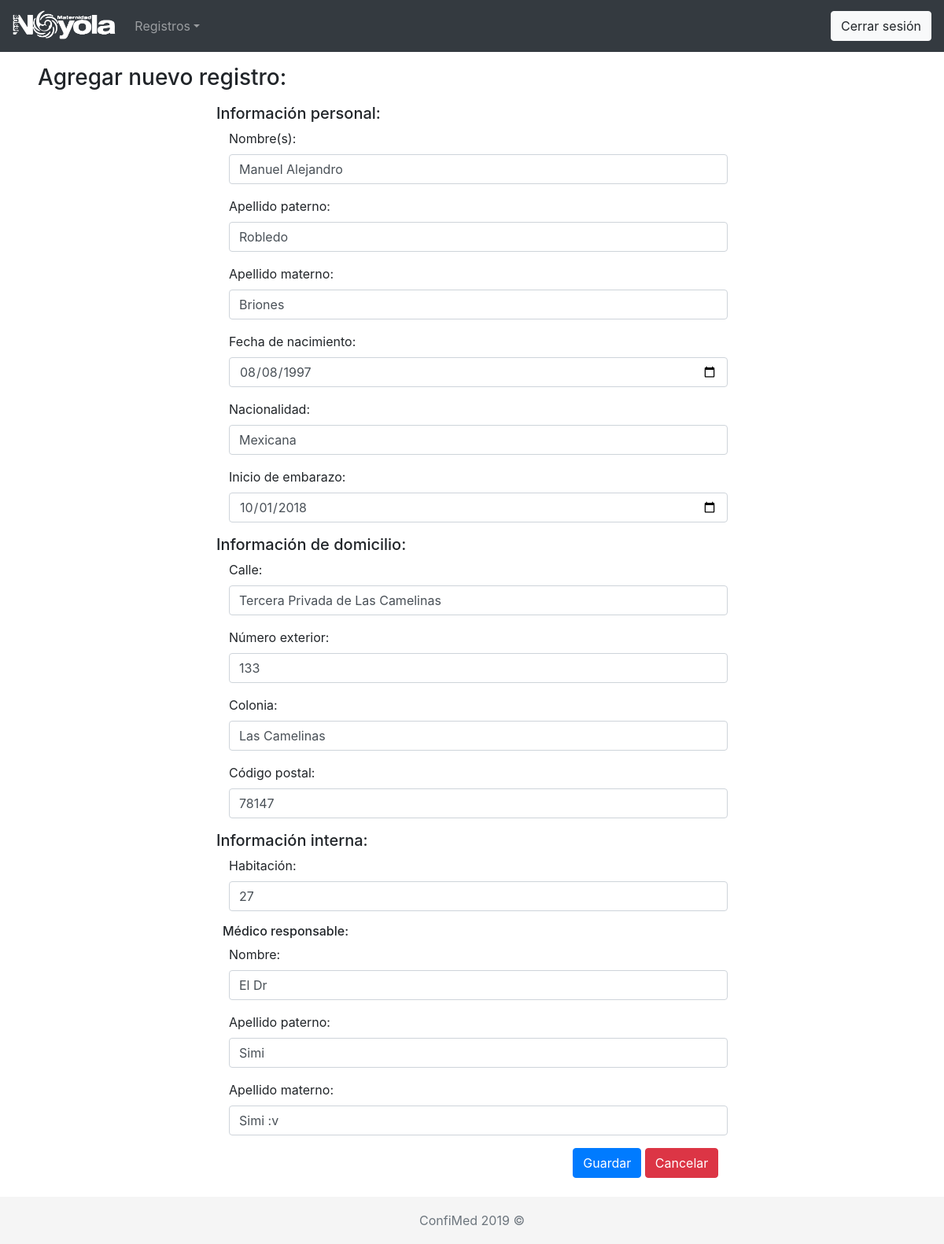
/a_madre.php?id=10, run on the app's committed database.
### tables this page shows
CREATE TABLE `madres` (
  `id` int(11) NOT NULL,
  `nombre` text NOT NULL,
  `a_paterno` text NOT NULL,
  `a_materno` text NOT NULL,
  `fecha_nacimiento` text NOT NULL,
  `nacionalidad` text NOT NULL,
  `inicio_embarazo` text NOT NULL,
  `num_exterior` text NOT NULL,
  `calle` text NOT NULL,
  `colonia` text NOT NULL,
  `cod_postal` text NOT NULL,
  `habitacion` text NOT NULL,
  `med_nombre` text NOT NULL,
  `med_a_paterno` text NOT NULL,
  `med_a_materno` text NOT NULL
);

### a_madre.php (the view, shortened to what this page needs)
<?php
include('conexion.php');
if($_SERVER['REQUEST_METHOD'] == 'GET')
{
    $id = filter_input(INPUT_GET, 'id', FILTER_SANITIZE_STRING);
    $sql = "SELECT * FROM `madres` WHERE id = :id";
    $sentencia = $conexion->prepare($sql);
    $sentencia->bindValue(':id',$id);
    $resultado = $sentencia->execute();
    $datos = $sentencia->fetchAll();
    if($datos == false)
    {
        echo "<script>";
        echo "window.close();";
        echo "</script>";
    }
    else
    {
        $to_show = $datos[0];
    }
}
?>
<?php include('encabezado.php');?>
<h3 class="ml-5 mt-3">Agregar nuevo registro:</h3>
        <div class="container mt-3">
            <form action="" method="post">
                <?php if(isset($to_show)): ?>
                    <h5 class="mt-3">Información personal:</h5>
                    <div class="form-group ml-3">
                        <label for="nombre">Nombre(s):</label>
                        <input type="text" placeholder="Nombre" class="form-control" id="nombre" name="nombre" value="<?=$to_show['nombre']?>" required autofocus>
                    </div>
                    <div class="form-group ml-3">
                        <label for="a_paterno">Apellido paterno:</label>
                        <input type="text" placeholder="Apellido paterno" class="form-control" id="a_paterno" name="a_paterno" value="<?=$to_show['a_paterno']?>" required>
                    </div>
                    <div class="form-group ml-3">
                        <label for="a_materno">Apellido materno:</label>
                        <input type="text" placeholder="Apellido materno" class="form-control" id="a_materno" name="a_materno" value="<?=$to_show['a_materno']?>" required>
                    </div>
                    <div class="form-group ml-3">
                        <label for="fecha_nacimiento">Fecha de nacimiento:</label>
                        <input type="date"  class="form-control" id="fecha_nacimiento" name="fecha_nacimiento" value="<?=$to_show['fecha_nacimiento']?>" required>
                    </div>
                    <div class="form-group ml-3">
                        <label for="nacionalidad">Nacionalidad:</label>
                        <input type="text" placeholder="Nacionalidad" class="form-control" id="nacionalidad" name="nacionalidad" value="<?=$to_show['nacionalidad']?>" required>
                    </div>
                    <div class="form-group ml-3">
                        <label for="inicio_embarazo">Inicio de embarazo:</label>
                        <input type="date" class="form-control" id="inicio_embarazo" name="inicio_embarazo" value="<?=$to_show['inicio_embarazo']?>" required>
                    </div>
                    <h5 class="mt-3">Información de domicilio:</h5>
                    <div class="form-group ml-3">
                        <label for="calle">Calle:</label>
                        <input type="text" placeholder="Calle" class="form-control" id="calle" name="calle" value="<?=$to_show['calle']?>" required>
                    </div>
                    <div class="form-group ml-3">
                        <label for="num_exterior">Número exterior:</label>
                        <input type="text" placeholder="Número exterior" class="form-control" id="num_exterior"  name="num_exterior" value="<?=$to_show['num_exterior']?>" required>
                    </div>
                    <div class="form-group ml-3">
                        <label for="colonia">Colonia:</label>
                        <input type="text" placeholder="Colonia" class="form-control" id="colonia" name="colonia" value="<?=$to_show['colonia']?>" required>
                    </div>
                    <div class="form-group ml-3">
                        <label for="cod_postal">Código postal:</label>
                        <input type="text" placeholder="Código postal" class="form-control" id="cod_postal" name="cod_postal" value="<?=$to_show['cod_postal']?>" required>
                    </div>
                    <h5 class="mt-3">Información interna:</h5>
                    <div class="form-group ml-3">
                        <label for="habitacion">Habitación:</label>
                        <input type="text" placeholder="Habitación" class="form-control" id="habitacion" name="habitacion" value="<?=$to_show['habitacion']?>" required>
                    </div>
                    <h6 class="mt-3 ml-2">Médico responsable:</h6>
                    <div class="form-group ml-3">
                        <label for="med_nombre">Nombre:</label>
                        <input type="text" placeholder="Nombre" class="form-control" id="med_nombre" name="med_nombre" value="<?=$to_show['med_nombre']?>" required>
                    </div>
                    <div class="form-group ml-3">
                        <label for="med_a_paterno">Apellido paterno:</label>
                        <input type="text" placeholder="Apellido paterno" class="form-control" id="med_a_paterno" name="med_a_paterno" value="<?=$to_show['med_a_paterno']?>" required>
                    </div>
                    <div class="form-group ml-3">
                        <label for="med_a_materno">Apellido materno:</label>
                        <input type="text" placeholder="Apellido materno" class="form-control" id="med_a_materno" name="med_a_materno" value="<?=$to_show['med_a_materno']?>" required>
                    </div>
                <?php endif; ?>
                <div class="row justify-content-right d-flex">
                    <div class="col-4 ml-auto ">
                        <button type="submit" class="btn btn-primary">Guardar</button>
                        <button type="cancel" class="btn btn-danger" onclick="window.location='madres.php';return false;">Cancelar</button>
                    </div>
                </div>
            </form>
            <br>
        </div>
<?php include('pie.php');?>

### encabezado.php (shortened to what this page needs)
<!doctype html>
<html lang="es">
<head>
    <link rel="stylesheet" href="https://stackpath.bootstrapcdn.com/bootstrap/4.3.1/css/bootstrap.min.css"
>
    <link href="/maquetas/css/sticky-footer.css" rel="stylesheet">
</head>
<body>
    <header>
        <nav class="navbar navbar-expand-sm navbar-dark bg-dark">
            <a class="navbar-brand" href="index.php">
                <img src="/maquetas/iimgsrc/LOGO HEADER.png" height="40px"></img>
            </a>
            <div class="collapse navbar-collapse" id="navbarsExample03">
                <ul class="navbar-nav mr-auto">
                    <li class="nav-item dropdown">
                        <a class="nav-link dropdown-toggle" href="https://example.com" id="dropdown03"
                            data-toggle="dropdown" aria-haspopup="true" aria-expanded="false">Registros</a>
                    </li>
                </ul>
                <form class="form-inline my-2 my-md-0">
                    <a href="logoff.php"><button type="button" class="btn btn-light">Cerrar sesión</button></a>
                </form>
            </div>
        </nav>
    </header>
    <main>

### pie.php (shortened to what this page needs)
</main>
    <footer class="footer">
        <div class="container d-flex justify-content-center">
            <span class="text-muted">ConfiMed 2019 &#169;</span>
        </div>
    </footer>
</body>
</html>

### maquetas/css/sticky-footer.css (style rules this page uses)
html { position: relative; min-height: 100%; }
body { margin-bottom: 60px; }
.footer { position: absolute; bottom: 0; width: 100%; height: 60px; line-height: 60px; background-color: #f5f5f5; }
.container { width: auto; max-width: 680px; padding: 0 15px; }

### data on the page
madres: nombre "Manuel Alejandro", a_paterno "Robledo", a_materno "Briones", fecha_nacimiento "08/08/1997", nacionalidad "Mexicana", inicio_embarazo "10/01/2018", calle "Tercera Privada de Las Camelinas", num_exterior "133", colonia "Las Camelinas", cod_postal "78147", habitacion "27", med_nombre "El Dr", med_a_paterno "Simi", med_a_materno "Simi :v"
